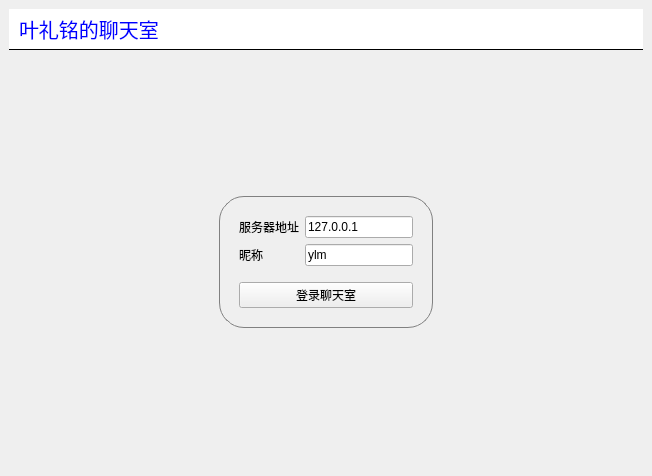
<?xml version="1.0" encoding="UTF-8"?>
<ui version="4.0">
 <class>MainWindow</class>
 <widget class="QMainWindow" name="MainWindow">
  <property name="geometry">
   <rect>
    <x>0</x>
    <y>0</y>
    <width>652</width>
    <height>476</height>
   </rect>
  </property>
  <property name="windowTitle">
   <string>聊天室客户端</string>
  </property>
  <property name="styleSheet">
   <string notr="true">#titleLabel{
    background: white;
    border: none;
    border-bottom: 1px solid black;
    padding: 5px;
	font:24pt &quot;黑体&quot;;
	color:rbg(255,255,255);
	background-color:rgba(0,170,127,255);

}

#mainFrame {
    border: none;
    background: white;
}

#loginFrame {
    background: linear-gradient(1.0 1.0 0.2 0.2, stop 0 #ddff, stop 1 #aaaf);
    border: 1px solid gray;
    padding: 10px;
    border-radius: 25px;
}</string>
  </property>
  <widget class="QWidget" name="centralwidget">
   <layout class="QVBoxLayout" name="verticalLayout_3">
    <item>
     <widget class="QLabel" name="titleLabel">
      <property name="font">
       <font>
        <family>黑体</family>
        <pointsize>-1</pointsize>
        <italic>false</italic>
        <bold>false</bold>
       </font>
      </property>
      <property name="styleSheet">
       <string notr="true">#titleLabel{
background:white;
color:blue;
font-size:20px;
border:none;
border-bottom:1px solid black;
padding:5px
}

#mainFrame{
border:none;
background:white;
}

#loginFrame{
background:qlineargradient(x1:0,y1:0,x2:0,y2:1.stop:0#ddf,stop:1 #aaf);
border:1px solid gray;
padding:10px;
border-radius:25px;
}</string>
      </property>
      <property name="text">
       <string>叶礼铭的聊天室</string>
      </property>
     </widget>
    </item>
    <item>
     <widget class="QStackedWidget" name="stackedWidget">
      <property name="currentIndex">
       <number>0</number>
      </property>
      <widget class="QWidget" name="loginPage">
       <layout class="QGridLayout" name="gridLayout">
        <item row="0" column="1">
         <spacer name="verticalSpacer_2">
          <property name="orientation">
           <enum>Qt::Orientation::Vertical</enum>
          </property>
          <property name="sizeHint" stdset="0">
           <size>
            <width>20</width>
            <height>123</height>
           </size>
          </property>
         </spacer>
        </item>
        <item row="1" column="0">
         <spacer name="horizontalSpacer">
          <property name="orientation">
           <enum>Qt::Orientation::Horizontal</enum>
          </property>
          <property name="sizeHint" stdset="0">
           <size>
            <width>194</width>
            <height>20</height>
           </size>
          </property>
         </spacer>
        </item>
        <item row="1" column="1">
         <widget class="QFrame" name="loginFrame">
          <property name="frameShape">
           <enum>QFrame::Shape::StyledPanel</enum>
          </property>
          <property name="frameShadow">
           <enum>QFrame::Shadow::Raised</enum>
          </property>
          <layout class="QVBoxLayout" name="verticalLayout">
           <item>
            <layout class="QFormLayout" name="formLayout">
             <item row="0" column="0">
              <widget class="QLabel" name="label_2">
               <property name="text">
                <string>服务器地址</string>
               </property>
              </widget>
             </item>
             <item row="0" column="1">
              <widget class="QLineEdit" name="serverEdit">
               <property name="text">
                <string>127.0.0.1</string>
               </property>
              </widget>
             </item>
             <item row="1" column="0">
              <widget class="QLabel" name="label_3">
               <property name="text">
                <string>昵称</string>
               </property>
              </widget>
             </item>
             <item row="1" column="1">
              <widget class="QLineEdit" name="usernameEdit">
               <property name="text">
                <string>ylm</string>
               </property>
              </widget>
             </item>
            </layout>
           </item>
           <item>
            <spacer name="verticalSpacer">
             <property name="orientation">
              <enum>Qt::Orientation::Vertical</enum>
             </property>
             <property name="sizeType">
              <enum>QSizePolicy::Policy::Fixed</enum>
             </property>
             <property name="sizeHint" stdset="0">
              <size>
               <width>20</width>
               <height>10</height>
              </size>
             </property>
            </spacer>
           </item>
           <item>
            <widget class="QPushButton" name="loginButton">
             <property name="text">
              <string>登录聊天室</string>
             </property>
            </widget>
           </item>
          </layout>
         </widget>
        </item>
        <item row="1" column="2">
         <spacer name="horizontalSpacer_2">
          <property name="orientation">
           <enum>Qt::Orientation::Horizontal</enum>
          </property>
          <property name="sizeHint" stdset="0">
           <size>
            <width>194</width>
            <height>20</height>
           </size>
          </property>
         </spacer>
        </item>
        <item row="2" column="1">
         <spacer name="verticalSpacer_3">
          <property name="orientation">
           <enum>Qt::Orientation::Vertical</enum>
          </property>
          <property name="sizeHint" stdset="0">
           <size>
            <width>20</width>
            <height>123</height>
           </size>
          </property>
         </spacer>
        </item>
       </layout>
      </widget>
      <widget class="QWidget" name="chatPage">
       <layout class="QVBoxLayout" name="verticalLayout_2">
        <item>
         <layout class="QHBoxLayout" name="horizontalLayout">
          <item>
           <widget class="QTextEdit" name="roomTextEdit">
            <property name="maximumSize">
             <size>
              <width>1000</width>
              <height>16777215</height>
             </size>
            </property>
           </widget>
          </item>
          <item>
           <widget class="QListWidget" name="userListWidget">
            <property name="maximumSize">
             <size>
              <width>120</width>
              <height>16777215</height>
             </size>
            </property>
           </widget>
          </item>
         </layout>
        </item>
        <item>
         <layout class="QHBoxLayout" name="horizontalLayout_2">
          <item>
           <widget class="QLineEdit" name="sayLineEdit"/>
          </item>
          <item>
           <widget class="QPushButton" name="sayButton">
            <property name="text">
             <string>发送</string>
            </property>
           </widget>
          </item>
          <item>
           <widget class="QPushButton" name="logoutButton">
            <property name="text">
             <string>退出</string>
            </property>
           </widget>
          </item>
         </layout>
        </item>
       </layout>
      </widget>
     </widget>
    </item>
   </layout>
  </widget>
 </widget>
 <resources/>
 <connections/>
</ui>
